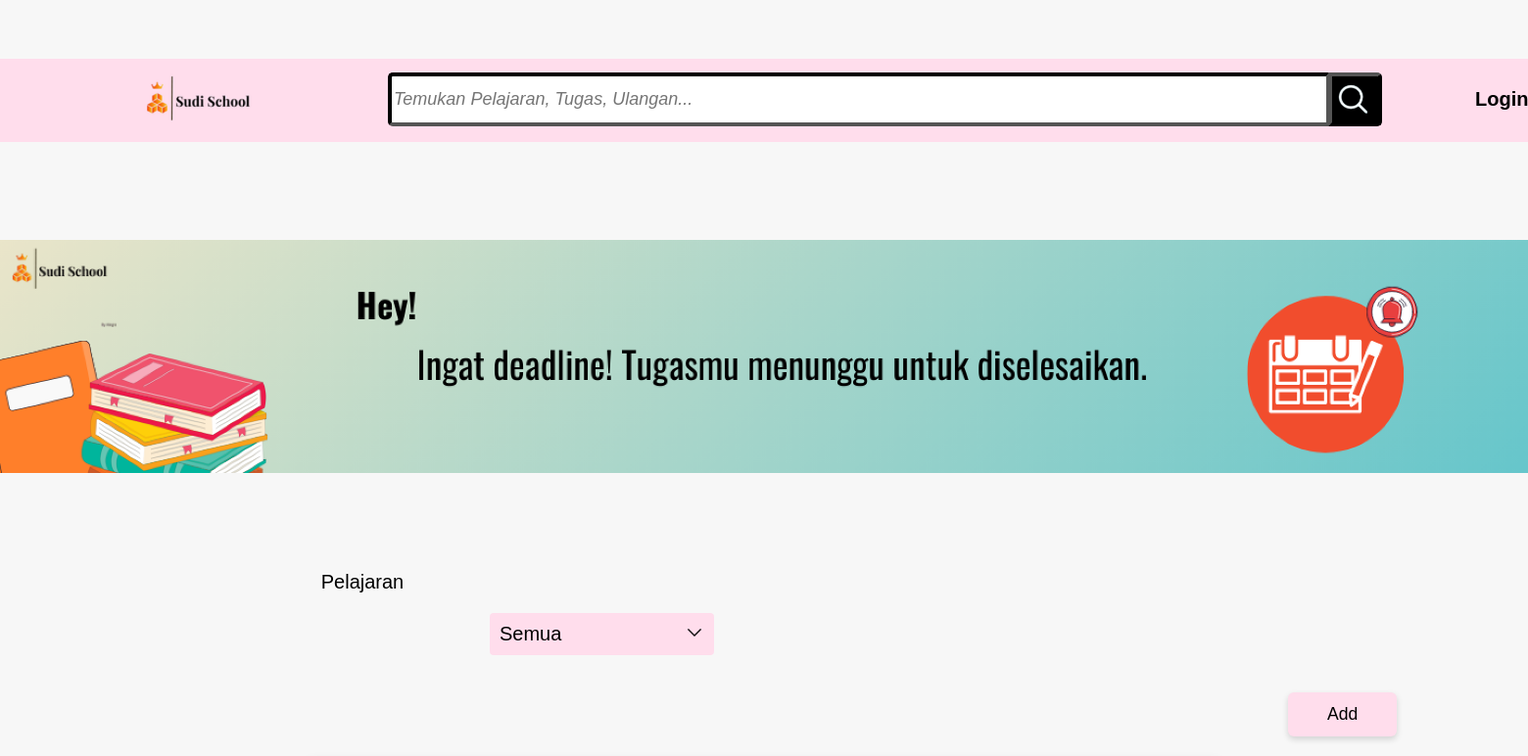
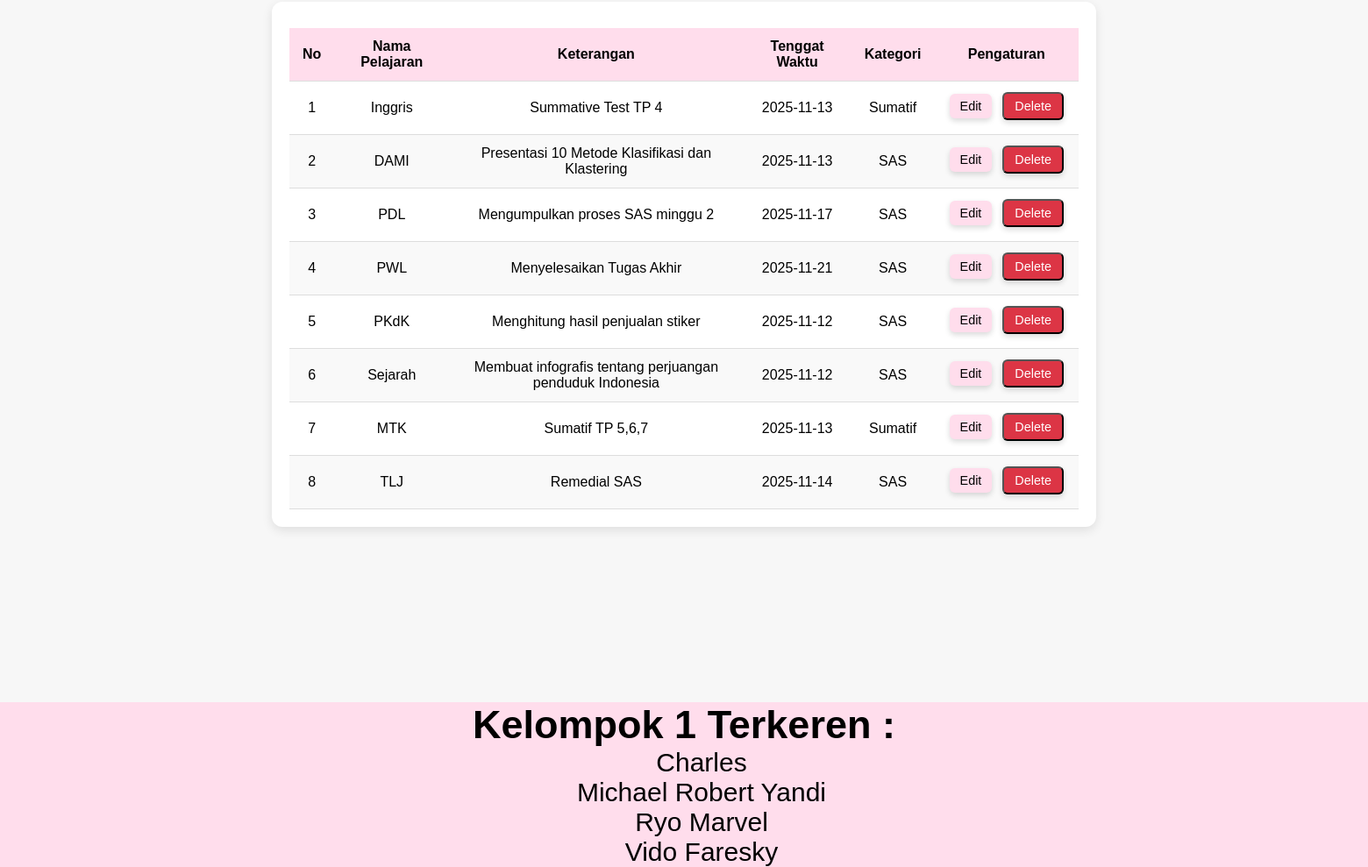
Page /landing/index.php on the committed database (2 pictures, top to bottom).
### tables this page shows
CREATE TABLE `assignments` (
  `id` int NOT NULL,
  `description` varchar(5000) DEFAULT NULL,
  `due_date` date DEFAULT NULL,
  `category_id` int DEFAULT NULL,
  `subject_id` int DEFAULT NULL,
  `created_at` timestamp NULL DEFAULT CURRENT_TIMESTAMP,
  `updated_at` timestamp NULL DEFAULT CURRENT_TIMESTAMP
);

### actions/assignments/get-assignments.php (called while the page is built, shortened)
<?php
require_once 'lesson-name.php';
$assignments = [];
$subjects = [];
$categories = [];
$querySubjects = "SELECT * FROM subjects";
$resultSubjects = $connection->query($querySubjects);
if ($resultSubjects && $resultSubjects->num_rows > 0) {
    while ($row = $resultSubjects->fetch_assoc()) {
        $subjects[$row['id']] = $row['name'];
    }
}
$queryCategories = "SELECT * FROM category";
$resultCategories = $connection->query($queryCategories);
if ($resultCategories && $resultCategories->num_rows > 0) {
    while ($roww = $resultCategories->fetch_assoc()) {
        $categories[$roww['id']] = $roww['name'];
    }
}
$label = "Semua";
if (isset($_GET['subject_id']) && !empty($_GET['subject_id'])) {
    $subjectid = $_GET['subject_id'];
    $query = "SELECT * FROM assignments INNER JOIN subjects on subjects.id = assignments.subject_id WHERE subjects.id = ?";
    $stmt = $connection->prepare($query);
    $stmt->bind_param('i', $subjectid);
    $label = $subjects[$subjectid] ?? "Semua";
} else {
    $query = "SELECT * FROM assignments";
    $stmt = $connection->prepare($query);
}
$stmt->execute();
$result = $stmt->get_result();
while ($assignment = $result->fetch_assoc()) {
    $assignments[] = $assignment;
}
?>

### landing/index.php (the view, shortened to what this page needs)
<?php
require_once '../actions/assignments/get-assignments.php';
require_once '../actions/assignments/lesson-name.php';
$querySubjects = "SELECT id, name FROM subjects";
$resultSubjects = $connection->query($querySubjects);
$subjects = [];
if ($resultSubjects && $resultSubjects->num_rows > 0) {
    while ($row = $resultSubjects->fetch_assoc()) {
        $subjects[$row['id']] = $row['name'];
    }
}
?>
<!DOCTYPE html>
<html lang="en">
<head>
    <link rel="stylesheet" type="text/css" href="Homepage.css">
    <link rel="stylesheet" type="text/css" href="Deskripsi.css">
</head>
<body>
    <div class="Header">
        <header>
            <a href="index.php"><img style="width: 130px; margin-left: 130px;" src="../Foto/Logo Sudi School.png"
                    alt="Logo Sudi School"></a>
            <Input class="Header-Input" type="text" placeholder="Temukan Pelajaran, Tugas, Ulangan..."></Input>
            <button class="Header-Search">
                <img style="width: 40px; margin-top: 2px;" src="../Foto/Search.png" alt="Search">
            </button>
            <div class="Masukk">
                <a class="Masuk" href="../Login/Login.php">Login</a>
            </div>
        </header>
    </div>
    <div class="SlideS">
        <img class="Slide" src="../Foto/SlideShow.png">
    </div>
    <p class="label">Pelajaran</p>
    <div class="dropdown">
        <button class="dropdown-button" onclick="toggleDropdown(event)">
            <?= $label ?>
            <img style="width: 20px; margin-left: 120px;" src="../Foto/Dropdown.png" alt="arrow" class="arrow-icon">
        </button>
    </div>
    <a href="../Login/Login.php" class="btnn btn-edit">Add</a>
    <div class="table-container">
        <table>
            <thead>
                <tr>
                    <th>No</th>
                    <th>Nama Pelajaran</th>
                    <th>Keterangan</th>
                    <th>Tenggat Waktu</th>
                    <th>Kategori</th>
                    <th>Pengaturan</th>
                </tr>
            </thead>
            <tbody>
                <?php foreach ($assignments as $index => $assignment): ?>
                    <tr>
                        <td>
                            <?= $index + 1 ?>
                        </td>
                        <td>
                            <?= $subjects[$assignment['subject_id']] ?>
                        </td>
                        <td>
                            <?= $assignment['description'] ?>
                        </td>
                        <td>
                            <?= $assignment['due_date'] ?>
                        </td>
                        <td>
                            <?= $categories[$assignment['category_id']] ?>
                        </td>
                        <td>
                            <div class="btnnn">
                                <a href="../Login/Login.php" class="btn btn-edit">Edit</a>
                                <form method="post" action="../actions/assignments/destroy.php?id=<?= $assignment['id'] ?>">
                                    <button name="destroy" onclick="return confirm('Are you sure to delete this user?')"
                                        type="submit" class="btn btn-delete">Delete</button>
                                </form>
                            </div>
                        </td>
                    </tr>
                <?php endforeach; ?>
            </tbody>
        </table>
    </div>
    <footer class="Footer">
        <h2>Kelompok 1 Terkeren :</h2>
        <ul>Charles</ul>
        <ul>Michael Robert Yandi</ul>
        <ul>Ryo Marvel</ul>
        <ul>Vido Faresky</ul>
    </footer>
</body>
</html>

### landing/Homepage.css (style rules this page uses)
* { margin: 0; font-family: 'Franklin Gothic Medium', 'Arial Narrow', Arial, sans-serif; }
.Header { background-color: #ffddec; margin-top: 60px; padding: 6px; margin-bottom: 100px; }
.Header-Input { display: flex; justify-content: flex-end; position: absolute; margin-left: 390px; margin-top: -70px; border-color: black; width: 950px; height: 45px; border-width: 4px; border-top-left-radius: 5px; border-bottom-left-radius: 5px; font-size: 18px; font-style: italic; }
.Header-Search { display: flex; justify-content: flex-end; position: absolute; width: 55px; height:55px; margin-left: 1350px; margin-top: -70px; border-color: black; border-width: 4px; border-top-right-radius: 5px; border-bottom-right-radius: 5px; background-color: black; }
.SlideS { width: 100%; overflow: hidden; position: relative; }
.SlideS .Slide { width: 100%; flex-shrink: 0; }
.Masuk { font-weight: bold; text-decoration: none; position: absolute; color: black; font-family: 'Franklin Gothic Medium', 'Arial Narrow', Arial, sans-serif; margin-left: 1500px; font-size: 20px; top: 90px; }
.Footer { background-color: #ffddec; margin-top: 200px; font-size: 30px; color: black; text-align: center; }
a { text-decoration: none; }
p { text-align: center; }

### landing/Deskripsi.css (style rules this page uses)
* { margin: 0; font-family: "Franklin Gothic Medium", "Arial Narrow", Arial, sans-serif; }
body { font-family: Arial, sans-serif; margin: 0; padding: 0; background: #f7f7f7; }
.Header { background-color: #ffddec; margin-top: 60px; padding: 6px; }
.Header-Input { display: flex; justify-content: flex-end; position: absolute; margin-left: 390px; margin-top: -65px; border-color: black; width: 950px; height: 45px; border-width: 4px; border-top-left-radius: 5px; border-bottom-left-radius: 5px; font-size: 18px; font-style: italic; }
.Header-Search { display: flex; justify-content: flex-end; position: absolute; width: 55px; height: 55px; margin-left: 1350px; margin-top: -65px; border-color: black; border-width: 4px; border-top-right-radius: 5px; border-bottom-right-radius: 5px; background-color: black; }
.Masuk { font-weight: bold; text-decoration: none; position: absolute; color: black; font-family: "Franklin Gothic Medium", "Arial Narrow", Arial, sans-serif; margin-left: 1500px; font-size: 20px; top: 90px; transition: 0.3s ease; }
.label { font-size: 20px; margin-top: 100px; margin-left: -820px; }
.table-container { width: 100%; max-width: 900px; margin: 20px auto; background: white; padding: 20px; border-radius: 12px; box-shadow: 0 4px 12px rgba(0, 0, 0, 0.1); overflow-x: auto; }
table { width: 100%; border-collapse: collapse; margin-top: 10px; }
table thead { background: #ffddec; color: black; }
table th, table td { padding: 12px 15px; text-align: center; border-bottom: 1px solid #ddd; }
table tr:nth-child(even) { background: #f9f9f9; }
.dropdown { position: relative; display: inline-block; margin-left: 500px; margin-top: 20px; }
.dropdown-button { background-color: #ffddec; color: black; padding: 10px 10px; border: none; border-radius: 4px; cursor: pointer; transition: 0.3s ease; font-size: 20px; }
.btn { padding: 6px 12px; margin: 2px; border-radius: 6px; text-decoration: none; font-size: 0.9rem; transition: 0.3s ease; transform: translateY(-2px); box-shadow: 0 3px 6px rgba(0,0,0,0.15); }
.btnn { display: inline-block; padding: 12px 40px; margin: 2px; border-radius: 6px; text-decoration: none; font-size: 1.1rem; transition: 0.3s ease; transform: translateY(-2px); box-shadow: 0 3px 6px rgba(0,0,0,0.15); }
.btnnn { display: flex; align-items: center; gap: 8px; }
.btn-edit { background: #ffddec; color: #000; border: #000; }
a.btnn.btn-edit { display: block; width: fit-content; margin-top: 40px; margin-left: 1315px; }
.btn-delete { background: #dc3545; color: white; }
.Footer { background-color: #ffddec; margin-top: 200px; font-size: 30px; color: black; text-align: center; }

### rows in the picture
assignments: subject "Inggris", description "Summative Test TP 4", due_date "2025-11-13", category "Sumatif"
assignments: subject "DAMI", description "Presentasi 10 Metode Klasifikasi dan Klastering", due_date "2025-11-13", category "SAS"
assignments: subject "PDL", description "Mengumpulkan proses SAS minggu 2", due_date "2025-11-17", category "SAS"
assignments: subject "PWL", description "Menyelesaikan Tugas Akhir", due_date "2025-11-21", category "SAS"
assignments: subject "PKdK", description "Menghitung hasil penjualan stiker", due_date "2025-11-12", category "SAS"
assignments: subject "Sejarah", description "Membuat infografis tentang perjuangan penduduk Indonesia", due_date "2025-11-12", category "SAS"
assignments: subject "MTK", description "Sumatif TP 5,6,7", due_date "2025-11-13", category "Sumatif"
assignments: subject "TLJ", description "Remedial SAS", due_date "2025-11-14", category "SAS"

### other values in the picture
$label "Semua"
